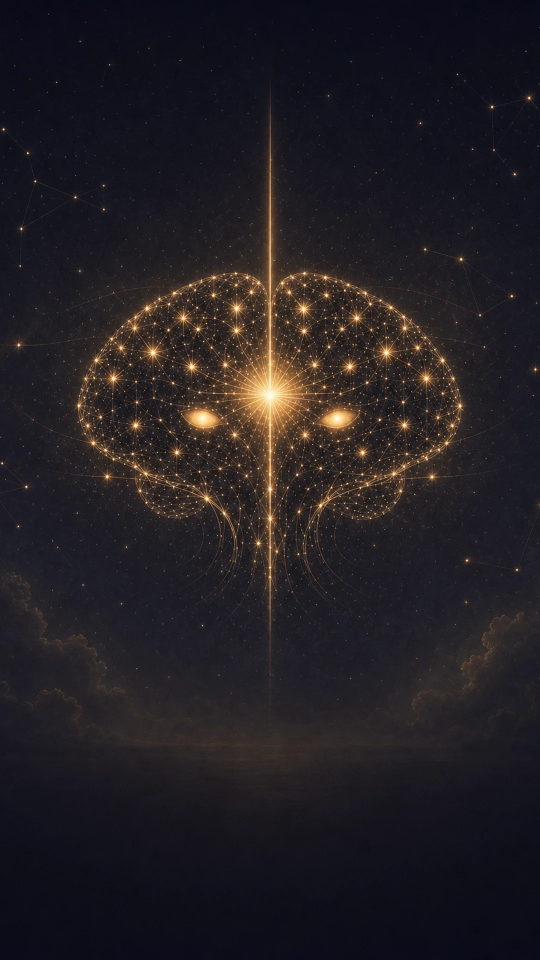
#> input picture Assets/splash-menu-mobile-en.webp, 1080 x 1920 px, found by its file name (shown at 1/2 size)
$ python rebuild-splash-mobile.py
#> lines starting #> are read from the running program, lines starting #| are printed output that depends on the picture
"""Remove side planets from the original 1080×1920 splash — same framing, no zoom.

Reads `*.orig.webp` masters and writes cleaned mobile splash assets.
"""
from __future__ import annotations

import random
from pathlib import Path

from PIL import Image, ImageDraw, ImageFilter

ROOT = Path(__file__).resolve().parents[1]
ASSETS = ROOT / 'public' / 'Assets'
BG = (5, 5, 15)

# Measured from splash-menu-mobile-en.orig.webp
LEFT_CLEAN_ZONES = [
    (0, 0, 400, 540),      # orange planet + top-left golden orb bleed
    (0, 520, 330, 1130),   # grey moon + arc (blob x=0..236, y=600..1044)
]
LEFT_STRIP_PX = 120         # drop clipped left edge column


def dark_starfield_tile(im: Image.Image) -> Image.Image:
    """Darker starfield sample — avoids golden brain bokeh on the left fill."""
    w, h = im.size
    patch = im.crop((int(w * 0.35), int(h * 0.68), int(w * 0.88), int(h * 0.88)))
    dark = Image.eval(patch, lambda p: int(p * 0.42))
    return dark.resize((w, h), Image.LANCZOS).filter(ImageFilter.GaussianBlur(radius=3))


def build_mask(size: tuple[int, int]) -> Image.Image:
    mask = Image.new('L', size, 0)
    draw = ImageDraw.Draw(mask)
    for x0, y0, x1, y1 in LEFT_CLEAN_ZONES:
        draw.rectangle((x0, y0, x1, y1), fill=255)
    return mask.filter(ImageFilter.GaussianBlur(radius=26))


def starfield_tile(im: Image.Image) -> Image.Image:
    w, h = im.size
    patch = im.crop((int(w * 0.50), int(h * 0.10), int(w * 0.94), int(h * 0.50)))
    return patch.resize((w, h), Image.LANCZOS).filter(ImageFilter.GaussianBlur(radius=2))


def sprinkle_stars(layer: Image.Image, mask: Image.Image, count: int = 480) -> None:
    px = layer.load()
    mpx = mask.load()
    w, h = layer.size
    rng = random.Random(7)
    for _ in range(count):
        x, y = rng.randint(0, w - 1), rng.randint(0, h - 1)
        if mpx[x, y] < 28:
            continue
        b = rng.randint(28, 165)
        if rng.random() > 0.88:
            px[x, y] = (255, 228, 160, rng.randint(60, 210))
        else:
            px[x, y] = (b, b, b, rng.randint(45, 180))


def starfield_fill(im: Image.Image, mask: Image.Image) -> Image.Image:
    rgba = im.convert('RGBA')
    patch = dark_starfield_tile(rgba)
    blurred = rgba.filter(ImageFilter.GaussianBlur(radius=22))
    fill = Image.composite(patch, blurred, mask)
    sprinkle_stars(fill, mask, count=320)
    return Image.composite(fill, rgba, mask)


def calm_left_edge(im: Image.Image) -> Image.Image:
    """Remove bright left-edge blobs that read as a cut-off planet on phones."""
    rgba = im.convert('RGBA')
    px = rgba.load()
    w, h = rgba.size
    for y in range(580, 1020):
        for x in range(0, 150):
            r, g, b, a = px[x, y]
            lum = (r + g + b) / 3
            if lum < 95:
                continue
            fade = 1 - (x / 150) * 0.35
            dim = 0.28 + (1 - min(lum, 255) / 255) * 0.22
            scale = dim * fade
            px[x, y] = (
                int(r * scale),
                int(g * scale),
                int(b * scale),
                a,
            )
    return rgba


def drop_left_strip(im: Image.Image, strip: int) -> Image.Image:
    """Remove the clipped left edge; pad the right with matching starfield."""
    w, h = im.size
    if strip <= 0 or strip >= w - 100:
        return im
    core = im.crop((strip, 0, w, h))
    canvas = Image.new('RGBA', (w, h), BG + (255,))
    canvas.paste(core, (0, 0))
    pad = Image.new('RGBA', (strip, h), BG + (255,))
    tile = starfield_tile(im).crop((0, 0, strip, h))
    pad = Image.alpha_composite(pad, tile)
    sprinkle_stars(pad, Image.new('L', (strip, h), 255), count=120)
    canvas.paste(pad, (w - strip, 0), pad)
    return canvas


def clean(im: Image.Image) -> Image.Image:
    mask = build_mask(im.size)
    filled = starfield_fill(im, mask)
    filled = calm_left_edge(filled)
    return drop_left_strip(filled, LEFT_STRIP_PX)


def main() -> None:
    for name in ('splash-menu-mobile-en.webp', 'splash-menu-mobile-ar.webp'):
        backup = ASSETS / name.replace('.webp', '.orig.webp')
        src = backup if backup.exists() else ASSETS / name
        if not src.exists():
            print(f'skip {src.name}')
            continue
        out = clean(Image.open(src))
#> in build_mask, `mask = Image.new('L', size, 0)`: mask: PIL image 1080x1920 L; every value is 0
#> in dark_starfield_tile, `patch = im.crop((int(w * 0.35), int(h * 0.68), int(w * 0.88), int(h * ..`:
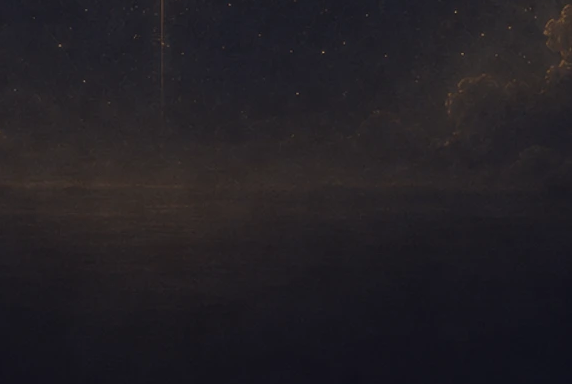
#> patch: PIL image 572x384 RGBA; mean R, G, B, A 35.1, 31.8, 36.3, 255
#> in starfield_fill, `fill = Image.composite(patch, blurred, mask)`:
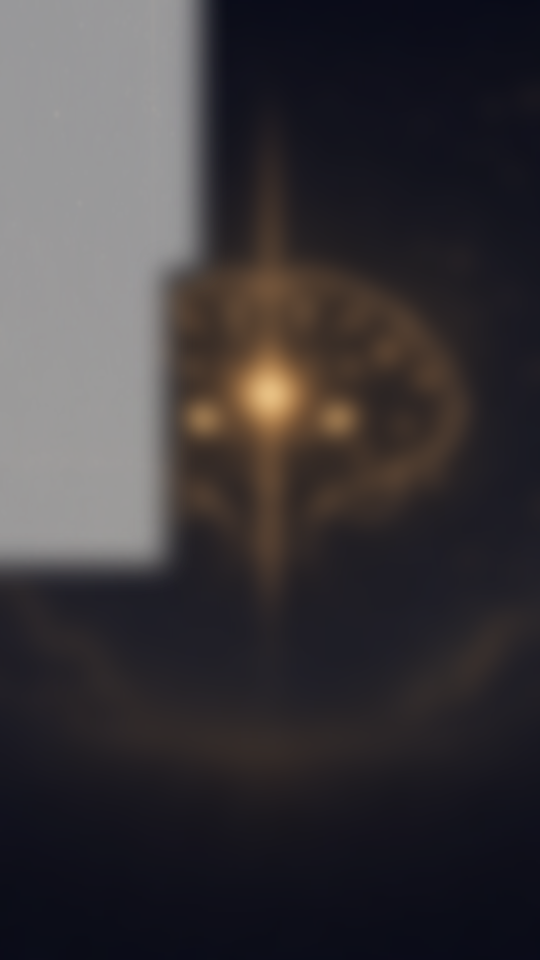
#> fill: PIL image 1080x1920 RGBA (shown at 1/2 size); mean R, G, B, A 32, 28.1, 31.4, 225.6; transparent parts drawn white
#> in clean, im is the input picture: PIL image 1080x1920 RGB; mean R, G, B 34.8, 30.7, 34.9
#> in drop_left_strip, `core = im.crop((strip, 0, w, h))`:
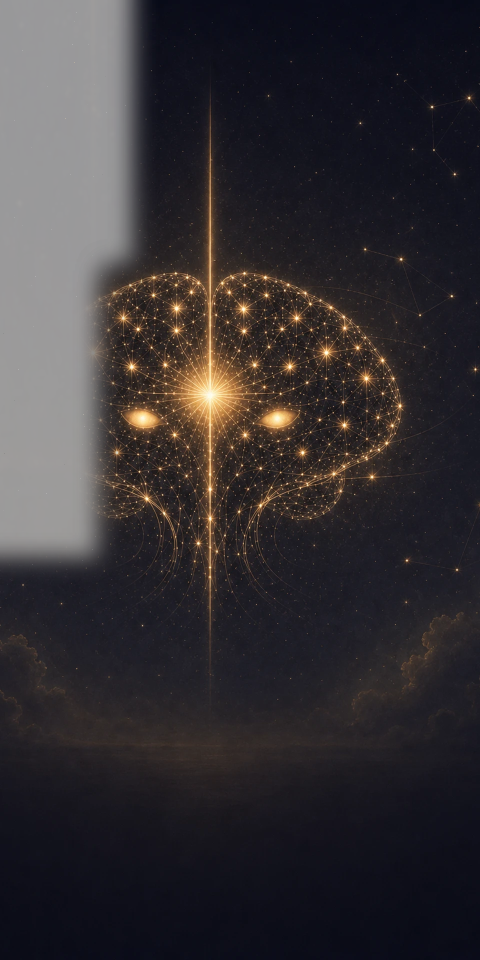
#> core: PIL image 960x1920 RGBA (shown at 1/2 size); mean R, G, B, A 33.8, 29.6, 32.7, 234.4; transparent parts drawn white
#> in drop_left_strip, `canvas = Image.new('RGBA', (w, h), BG + (255,))`:
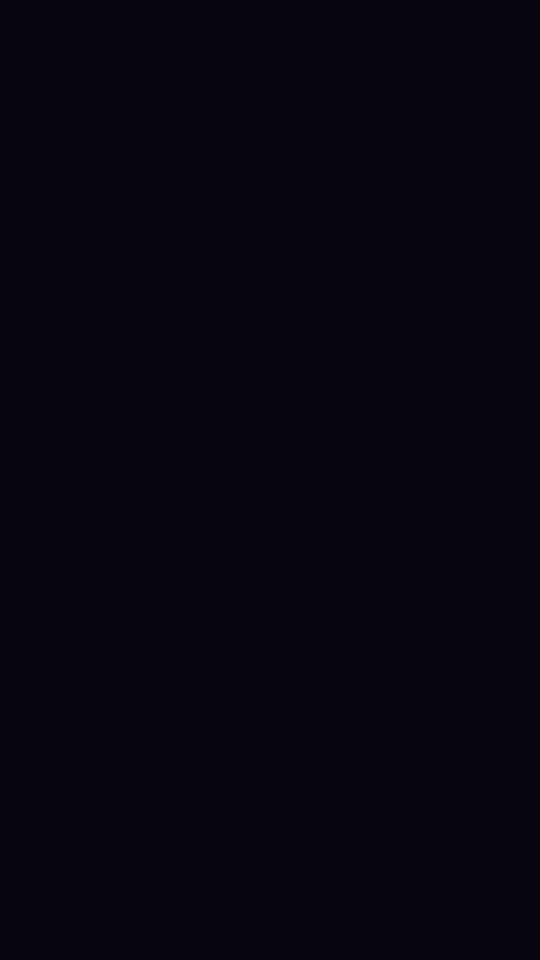
#> canvas: PIL image 1080x1920 RGBA (shown at 1/2 size); mean R, G, B, A 5, 5, 15, 255
#> in starfield_tile, `patch = im.crop((int(w * 0.50), int(h * 0.10), int(w * 0.94), int(h * ..`:
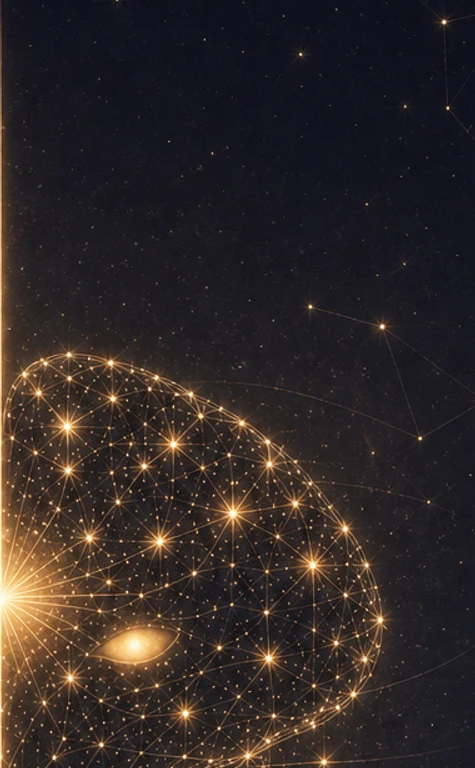
#> patch: PIL image 475x768 RGBA; mean R, G, B, A 48.3, 39.9, 38.4, 255
#> in starfield_tile, `return patch.resize((w, h), Image.LANCZOS).filter(ImageFilter.Gaussian..`:
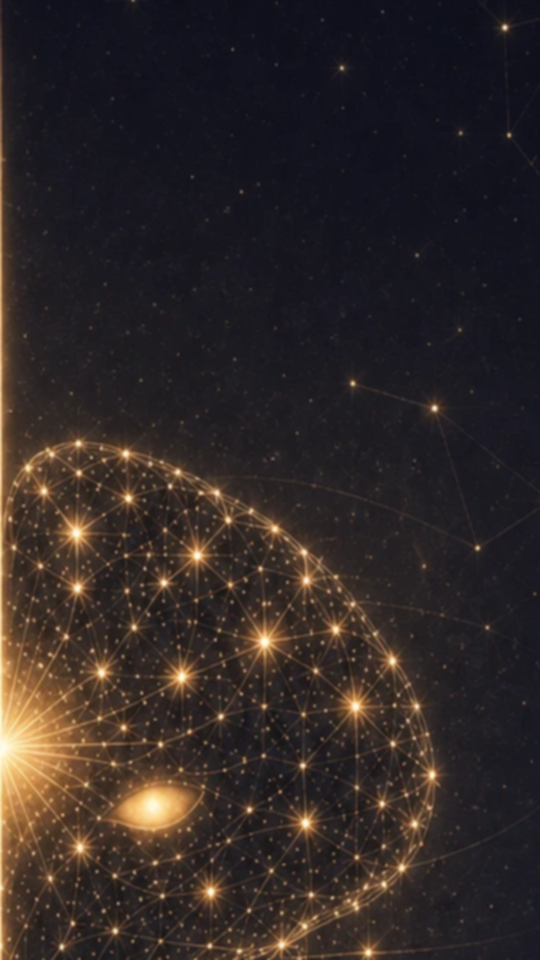
#> returned value: PIL image 1080x1920 RGBA (shown at 1/2 size); mean R, G, B, A 48.3, 39.8, 38.4, 255
#> in drop_left_strip, `canvas.paste(pad, (w - strip, 0), pad)`:
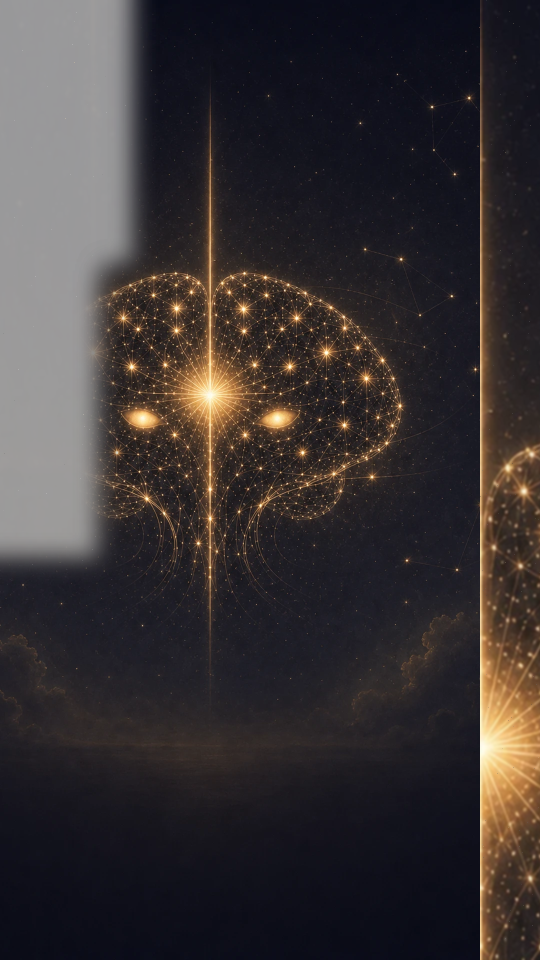
#> canvas: PIL image 1080x1920 RGBA (shown at 1/2 size); mean R, G, B, A 39.9, 33.9, 34.8, 236.7; transparent parts drawn white
        out.save(ASSETS / name, 'WEBP', quality=90, method=6)
        print(f'{name} <- {src.name} ({out.size[0]}x{out.size[1]})')
#| splash-menu-mobile-en.webp <- splash-menu-mobile-en.webp (1080x1920)


if __name__ == '__main__':
    main()
